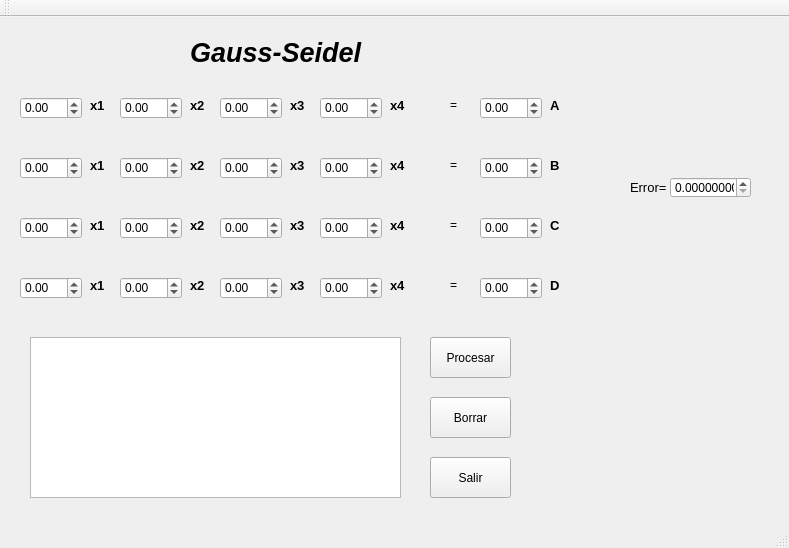
<?xml version="1.0" encoding="UTF-8"?>
<ui version="4.0">
 <class>Gseidel</class>
 <widget class="QMainWindow" name="Gseidel">
  <property name="geometry">
   <rect>
    <x>0</x>
    <y>0</y>
    <width>789</width>
    <height>548</height>
   </rect>
  </property>
  <property name="windowTitle">
   <string>Gseidel</string>
  </property>
  <widget class="QWidget" name="centralWidget">
   <widget class="QDoubleSpinBox" name="a">
    <property name="geometry">
     <rect>
      <x>480</x>
      <y>80</y>
      <width>62</width>
      <height>22</height>
     </rect>
    </property>
    <property name="minimum">
     <double>-99.989999999999995</double>
    </property>
   </widget>
   <widget class="QTextBrowser" name="texto">
    <property name="geometry">
     <rect>
      <x>30</x>
      <y>320</y>
      <width>371</width>
      <height>161</height>
     </rect>
    </property>
   </widget>
   <widget class="QLabel" name="label_28">
    <property name="geometry">
     <rect>
      <x>390</x>
      <y>200</y>
      <width>21</width>
      <height>16</height>
     </rect>
    </property>
    <property name="font">
     <font>
      <family>Arial</family>
      <pointsize>10</pointsize>
      <weight>75</weight>
      <bold>true</bold>
     </font>
    </property>
    <property name="text">
     <string>x4</string>
    </property>
   </widget>
   <widget class="QLabel" name="label_14">
    <property name="geometry">
     <rect>
      <x>450</x>
      <y>140</y>
      <width>16</width>
      <height>16</height>
     </rect>
    </property>
    <property name="text">
     <string>=</string>
    </property>
   </widget>
   <widget class="QDoubleSpinBox" name="b3">
    <property name="geometry">
     <rect>
      <x>120</x>
      <y>200</y>
      <width>62</width>
      <height>22</height>
     </rect>
    </property>
    <property name="minimum">
     <double>-99.989999999999995</double>
    </property>
   </widget>
   <widget class="QDoubleSpinBox" name="b1">
    <property name="geometry">
     <rect>
      <x>120</x>
      <y>80</y>
      <width>62</width>
      <height>22</height>
     </rect>
    </property>
    <property name="minimum">
     <double>-99.989999999999995</double>
    </property>
   </widget>
   <widget class="QLabel" name="label_22">
    <property name="geometry">
     <rect>
      <x>390</x>
      <y>80</y>
      <width>21</width>
      <height>16</height>
     </rect>
    </property>
    <property name="font">
     <font>
      <family>Arial</family>
      <pointsize>10</pointsize>
      <weight>75</weight>
      <bold>true</bold>
     </font>
    </property>
    <property name="text">
     <string>x4</string>
    </property>
   </widget>
   <widget class="QLabel" name="label_13">
    <property name="geometry">
     <rect>
      <x>450</x>
      <y>80</y>
      <width>16</width>
      <height>16</height>
     </rect>
    </property>
    <property name="text">
     <string>=</string>
    </property>
   </widget>
   <widget class="QLabel" name="label_21">
    <property name="geometry">
     <rect>
      <x>630</x>
      <y>150</y>
      <width>71</width>
      <height>41</height>
     </rect>
    </property>
    <property name="font">
     <font>
      <family>Arial</family>
      <pointsize>10</pointsize>
     </font>
    </property>
    <property name="text">
     <string>Error=</string>
    </property>
   </widget>
   <widget class="QPushButton" name="salir">
    <property name="geometry">
     <rect>
      <x>430</x>
      <y>440</y>
      <width>81</width>
      <height>41</height>
     </rect>
    </property>
    <property name="text">
     <string>Salir</string>
    </property>
   </widget>
   <widget class="QLabel" name="label_3">
    <property name="geometry">
     <rect>
      <x>90</x>
      <y>260</y>
      <width>21</width>
      <height>16</height>
     </rect>
    </property>
    <property name="font">
     <font>
      <family>Arial</family>
      <pointsize>10</pointsize>
      <weight>75</weight>
      <bold>true</bold>
     </font>
    </property>
    <property name="text">
     <string>x1</string>
    </property>
   </widget>
   <widget class="QDoubleSpinBox" name="a2">
    <property name="geometry">
     <rect>
      <x>20</x>
      <y>140</y>
      <width>62</width>
      <height>22</height>
     </rect>
    </property>
    <property name="minimum">
     <double>-99.989999999999995</double>
    </property>
   </widget>
   <widget class="QLabel" name="label_7">
    <property name="geometry">
     <rect>
      <x>190</x>
      <y>200</y>
      <width>21</width>
      <height>16</height>
     </rect>
    </property>
    <property name="font">
     <font>
      <family>Arial</family>
      <pointsize>10</pointsize>
      <weight>75</weight>
      <bold>true</bold>
     </font>
    </property>
    <property name="text">
     <string>x2</string>
    </property>
   </widget>
   <widget class="QDoubleSpinBox" name="d">
    <property name="geometry">
     <rect>
      <x>480</x>
      <y>260</y>
      <width>62</width>
      <height>22</height>
     </rect>
    </property>
    <property name="minimum">
     <double>-99.989999999999995</double>
    </property>
   </widget>
   <widget class="QLabel" name="label_10">
    <property name="geometry">
     <rect>
      <x>290</x>
      <y>200</y>
      <width>21</width>
      <height>16</height>
     </rect>
    </property>
    <property name="font">
     <font>
      <family>Arial</family>
      <pointsize>10</pointsize>
      <weight>75</weight>
      <bold>true</bold>
     </font>
    </property>
    <property name="text">
     <string>x3</string>
    </property>
   </widget>
   <widget class="QLabel" name="label_16">
    <property name="geometry">
     <rect>
      <x>450</x>
      <y>260</y>
      <width>16</width>
      <height>16</height>
     </rect>
    </property>
    <property name="text">
     <string>=</string>
    </property>
   </widget>
   <widget class="QLabel" name="label">
    <property name="geometry">
     <rect>
      <x>90</x>
      <y>80</y>
      <width>21</width>
      <height>16</height>
     </rect>
    </property>
    <property name="font">
     <font>
      <family>Arial</family>
      <pointsize>10</pointsize>
      <weight>75</weight>
      <bold>true</bold>
     </font>
    </property>
    <property name="text">
     <string>x1</string>
    </property>
   </widget>
   <widget class="QLabel" name="label_5">
    <property name="geometry">
     <rect>
      <x>190</x>
      <y>80</y>
      <width>21</width>
      <height>16</height>
     </rect>
    </property>
    <property name="font">
     <font>
      <family>Arial</family>
      <pointsize>10</pointsize>
      <weight>75</weight>
      <bold>true</bold>
     </font>
    </property>
    <property name="text">
     <string>x2</string>
    </property>
   </widget>
   <widget class="QLabel" name="label_15">
    <property name="geometry">
     <rect>
      <x>450</x>
      <y>200</y>
      <width>16</width>
      <height>16</height>
     </rect>
    </property>
    <property name="text">
     <string>=</string>
    </property>
   </widget>
   <widget class="QDoubleSpinBox" name="error">
    <property name="geometry">
     <rect>
      <x>670</x>
      <y>160</y>
      <width>81</width>
      <height>21</height>
     </rect>
    </property>
    <property name="decimals">
     <number>8</number>
    </property>
   </widget>
   <widget class="QDoubleSpinBox" name="d1">
    <property name="geometry">
     <rect>
      <x>320</x>
      <y>80</y>
      <width>62</width>
      <height>22</height>
     </rect>
    </property>
    <property name="minimum">
     <double>-99.989999999999995</double>
    </property>
   </widget>
   <widget class="QLabel" name="label_18">
    <property name="geometry">
     <rect>
      <x>550</x>
      <y>140</y>
      <width>21</width>
      <height>16</height>
     </rect>
    </property>
    <property name="font">
     <font>
      <family>Arial</family>
      <pointsize>10</pointsize>
      <weight>75</weight>
      <bold>true</bold>
     </font>
    </property>
    <property name="text">
     <string>B</string>
    </property>
   </widget>
   <widget class="QLabel" name="label_6">
    <property name="geometry">
     <rect>
      <x>190</x>
      <y>140</y>
      <width>21</width>
      <height>16</height>
     </rect>
    </property>
    <property name="font">
     <font>
      <family>Arial</family>
      <pointsize>10</pointsize>
      <weight>75</weight>
      <bold>true</bold>
     </font>
    </property>
    <property name="text">
     <string>x2</string>
    </property>
   </widget>
   <widget class="QDoubleSpinBox" name="c">
    <property name="geometry">
     <rect>
      <x>480</x>
      <y>200</y>
      <width>62</width>
      <height>22</height>
     </rect>
    </property>
    <property name="minimum">
     <double>-99.989999999999995</double>
    </property>
   </widget>
   <widget class="QLabel" name="label_19">
    <property name="geometry">
     <rect>
      <x>550</x>
      <y>200</y>
      <width>21</width>
      <height>16</height>
     </rect>
    </property>
    <property name="font">
     <font>
      <family>Arial</family>
      <pointsize>10</pointsize>
      <weight>75</weight>
      <bold>true</bold>
     </font>
    </property>
    <property name="text">
     <string>C</string>
    </property>
   </widget>
   <widget class="QDoubleSpinBox" name="d2">
    <property name="geometry">
     <rect>
      <x>320</x>
      <y>140</y>
      <width>62</width>
      <height>22</height>
     </rect>
    </property>
    <property name="minimum">
     <double>-99.989999999999995</double>
    </property>
   </widget>
   <widget class="QPushButton" name="procesar">
    <property name="geometry">
     <rect>
      <x>430</x>
      <y>320</y>
      <width>81</width>
      <height>41</height>
     </rect>
    </property>
    <property name="text">
     <string>Procesar</string>
    </property>
   </widget>
   <widget class="QLabel" name="label_4">
    <property name="geometry">
     <rect>
      <x>90</x>
      <y>200</y>
      <width>21</width>
      <height>16</height>
     </rect>
    </property>
    <property name="font">
     <font>
      <family>Arial</family>
      <pointsize>10</pointsize>
      <weight>75</weight>
      <bold>true</bold>
     </font>
    </property>
    <property name="text">
     <string>x1</string>
    </property>
   </widget>
   <widget class="QDoubleSpinBox" name="c3">
    <property name="geometry">
     <rect>
      <x>220</x>
      <y>200</y>
      <width>62</width>
      <height>22</height>
     </rect>
    </property>
    <property name="minimum">
     <double>-99.989999999999995</double>
    </property>
   </widget>
   <widget class="QLabel" name="label_8">
    <property name="geometry">
     <rect>
      <x>190</x>
      <y>260</y>
      <width>21</width>
      <height>16</height>
     </rect>
    </property>
    <property name="font">
     <font>
      <family>Arial</family>
      <pointsize>10</pointsize>
      <weight>75</weight>
      <bold>true</bold>
     </font>
    </property>
    <property name="text">
     <string>x2</string>
    </property>
   </widget>
   <widget class="QDoubleSpinBox" name="a3">
    <property name="geometry">
     <rect>
      <x>20</x>
      <y>200</y>
      <width>62</width>
      <height>22</height>
     </rect>
    </property>
    <property name="minimum">
     <double>-99.989999999999995</double>
    </property>
   </widget>
   <widget class="QDoubleSpinBox" name="c4">
    <property name="geometry">
     <rect>
      <x>220</x>
      <y>260</y>
      <width>62</width>
      <height>22</height>
     </rect>
    </property>
    <property name="minimum">
     <double>-99.989999999999995</double>
    </property>
   </widget>
   <widget class="QLabel" name="label_26">
    <property name="geometry">
     <rect>
      <x>390</x>
      <y>140</y>
      <width>21</width>
      <height>16</height>
     </rect>
    </property>
    <property name="font">
     <font>
      <family>Arial</family>
      <pointsize>10</pointsize>
      <weight>75</weight>
      <bold>true</bold>
     </font>
    </property>
    <property name="text">
     <string>x4</string>
    </property>
   </widget>
   <widget class="QLabel" name="label_12">
    <property name="geometry">
     <rect>
      <x>290</x>
      <y>260</y>
      <width>21</width>
      <height>16</height>
     </rect>
    </property>
    <property name="font">
     <font>
      <family>Arial</family>
      <pointsize>10</pointsize>
      <weight>75</weight>
      <bold>true</bold>
     </font>
    </property>
    <property name="text">
     <string>x3</string>
    </property>
   </widget>
   <widget class="QDoubleSpinBox" name="a1">
    <property name="geometry">
     <rect>
      <x>20</x>
      <y>80</y>
      <width>62</width>
      <height>22</height>
     </rect>
    </property>
    <property name="minimum">
     <double>-99.989999999999995</double>
    </property>
   </widget>
   <widget class="QDoubleSpinBox" name="c2">
    <property name="geometry">
     <rect>
      <x>220</x>
      <y>140</y>
      <width>62</width>
      <height>22</height>
     </rect>
    </property>
    <property name="minimum">
     <double>-99.989999999999995</double>
    </property>
   </widget>
   <widget class="QDoubleSpinBox" name="b">
    <property name="geometry">
     <rect>
      <x>480</x>
      <y>140</y>
      <width>62</width>
      <height>22</height>
     </rect>
    </property>
    <property name="minimum">
     <double>-99.989999999999995</double>
    </property>
   </widget>
   <widget class="QDoubleSpinBox" name="a4">
    <property name="geometry">
     <rect>
      <x>20</x>
      <y>260</y>
      <width>62</width>
      <height>22</height>
     </rect>
    </property>
    <property name="minimum">
     <double>-99.989999999999995</double>
    </property>
   </widget>
   <widget class="QLabel" name="label_2">
    <property name="geometry">
     <rect>
      <x>90</x>
      <y>140</y>
      <width>21</width>
      <height>16</height>
     </rect>
    </property>
    <property name="font">
     <font>
      <family>Arial</family>
      <pointsize>10</pointsize>
      <weight>75</weight>
      <bold>true</bold>
     </font>
    </property>
    <property name="text">
     <string>x1</string>
    </property>
   </widget>
   <widget class="QLabel" name="label_17">
    <property name="geometry">
     <rect>
      <x>550</x>
      <y>80</y>
      <width>21</width>
      <height>16</height>
     </rect>
    </property>
    <property name="font">
     <font>
      <family>Arial</family>
      <pointsize>10</pointsize>
      <weight>75</weight>
      <bold>true</bold>
     </font>
    </property>
    <property name="text">
     <string>A</string>
    </property>
   </widget>
   <widget class="QDoubleSpinBox" name="d3">
    <property name="geometry">
     <rect>
      <x>320</x>
      <y>200</y>
      <width>62</width>
      <height>22</height>
     </rect>
    </property>
    <property name="minimum">
     <double>-99.989999999999995</double>
    </property>
   </widget>
   <widget class="QLabel" name="label_11">
    <property name="geometry">
     <rect>
      <x>290</x>
      <y>140</y>
      <width>21</width>
      <height>16</height>
     </rect>
    </property>
    <property name="font">
     <font>
      <family>Arial</family>
      <pointsize>10</pointsize>
      <weight>75</weight>
      <bold>true</bold>
     </font>
    </property>
    <property name="text">
     <string>x3</string>
    </property>
   </widget>
   <widget class="QDoubleSpinBox" name="c1">
    <property name="geometry">
     <rect>
      <x>220</x>
      <y>80</y>
      <width>62</width>
      <height>22</height>
     </rect>
    </property>
    <property name="minimum">
     <double>-99.989999999999995</double>
    </property>
   </widget>
   <widget class="QLabel" name="label_9">
    <property name="geometry">
     <rect>
      <x>290</x>
      <y>80</y>
      <width>21</width>
      <height>16</height>
     </rect>
    </property>
    <property name="font">
     <font>
      <family>Arial</family>
      <pointsize>10</pointsize>
      <weight>75</weight>
      <bold>true</bold>
     </font>
    </property>
    <property name="text">
     <string>x3</string>
    </property>
   </widget>
   <widget class="QDoubleSpinBox" name="d4">
    <property name="geometry">
     <rect>
      <x>320</x>
      <y>260</y>
      <width>62</width>
      <height>22</height>
     </rect>
    </property>
    <property name="minimum">
     <double>-99.989999999999995</double>
    </property>
   </widget>
   <widget class="QPushButton" name="borrar">
    <property name="geometry">
     <rect>
      <x>430</x>
      <y>380</y>
      <width>81</width>
      <height>41</height>
     </rect>
    </property>
    <property name="text">
     <string>Borrar</string>
    </property>
   </widget>
   <widget class="QLabel" name="label_20">
    <property name="geometry">
     <rect>
      <x>550</x>
      <y>260</y>
      <width>21</width>
      <height>16</height>
     </rect>
    </property>
    <property name="font">
     <font>
      <family>Arial</family>
      <pointsize>10</pointsize>
      <weight>75</weight>
      <bold>true</bold>
     </font>
    </property>
    <property name="text">
     <string>D</string>
    </property>
   </widget>
   <widget class="QDoubleSpinBox" name="b4">
    <property name="geometry">
     <rect>
      <x>120</x>
      <y>260</y>
      <width>62</width>
      <height>22</height>
     </rect>
    </property>
    <property name="minimum">
     <double>-99.989999999999995</double>
    </property>
   </widget>
   <widget class="QDoubleSpinBox" name="b2">
    <property name="geometry">
     <rect>
      <x>120</x>
      <y>140</y>
      <width>62</width>
      <height>22</height>
     </rect>
    </property>
    <property name="minimum">
     <double>-99.989999999999995</double>
    </property>
   </widget>
   <widget class="QLabel" name="label_27">
    <property name="geometry">
     <rect>
      <x>390</x>
      <y>260</y>
      <width>21</width>
      <height>16</height>
     </rect>
    </property>
    <property name="font">
     <font>
      <family>Arial</family>
      <pointsize>10</pointsize>
      <weight>75</weight>
      <bold>true</bold>
     </font>
    </property>
    <property name="text">
     <string>x4</string>
    </property>
   </widget>
   <widget class="QLabel" name="label_23">
    <property name="geometry">
     <rect>
      <x>190</x>
      <y>20</y>
      <width>181</width>
      <height>31</height>
     </rect>
    </property>
    <property name="font">
     <font>
      <family>Arial</family>
      <pointsize>20</pointsize>
      <weight>75</weight>
      <italic>true</italic>
      <bold>true</bold>
     </font>
    </property>
    <property name="text">
     <string>Gauss-Seidel</string>
    </property>
   </widget>
  </widget>
  <widget class="QMenuBar" name="menuBar">
   <property name="geometry">
    <rect>
     <x>0</x>
     <y>0</y>
     <width>789</width>
     <height>21</height>
    </rect>
   </property>
  </widget>
  <widget class="QToolBar" name="mainToolBar">
   <attribute name="toolBarArea">
    <enum>TopToolBarArea</enum>
   </attribute>
   <attribute name="toolBarBreak">
    <bool>false</bool>
   </attribute>
  </widget>
  <widget class="QStatusBar" name="statusBar"/>
 </widget>
 <layoutdefault spacing="6" margin="11"/>
 <resources/>
 <connections/>
</ui>
